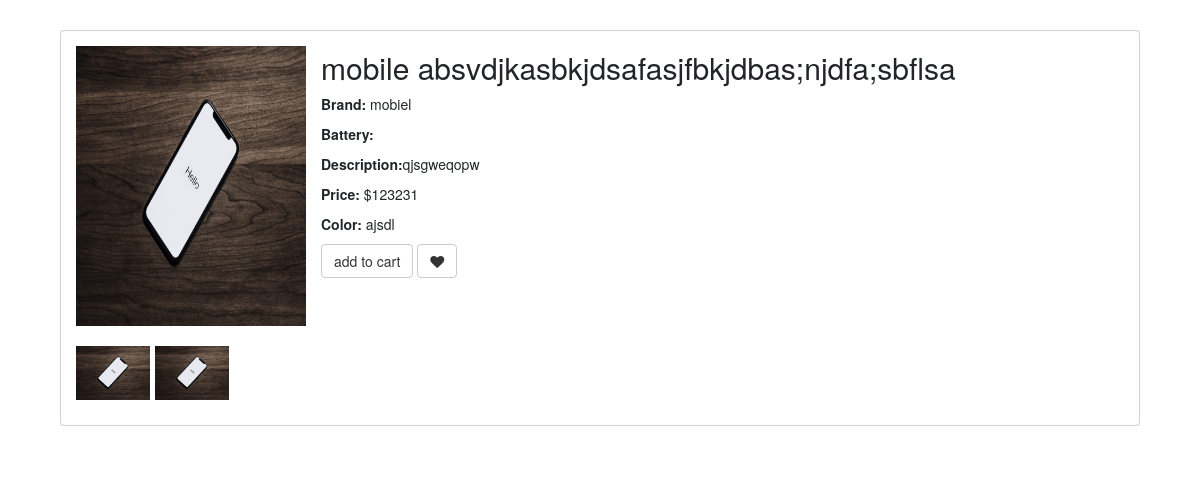
Page /app2/mobile/3/ on the committed database.
### app2/models.py (models this page shows, shortened)
class Product(models.Model):
    user = models.ForeignKey(CustomUser, on_delete=models.CASCADE, null=True)
    name = models.CharField(max_length=255, null=True)
    product_name = models.CharField(max_length=255, null=True)
    brand_name = models.CharField(max_length=255, null=True)
    price = models.CharField(max_length=255, null=True)
    image1 = models.ImageField(upload_to='sample/', null=True, blank=True, max_length=255)
    image2 = models.ImageField(upload_to='sample/', null=True, blank=True, max_length=255)
    image3 = models.ImageField(upload_to='sample/', null=True, blank=True, max_length=255)
    description = models.TextField(max_length=255, null=True)
    category = models.CharField(max_length=255, null=True)
    stock = models.PositiveIntegerField(max_length=255, default=0)

class ProductMobile(models.Model):
    product = models.ForeignKey(Product, on_delete=models.CASCADE, null=True)
    wireless = models.CharField(max_length=255, null=True)
    m_os = models.CharField(max_length=255, null=True)
    cellular = models.CharField(max_length=255, null=True)
    memory = models.CharField(max_length=255, null=True)
    connectivity = models.CharField(max_length=255, null=True)
    m_screen = models.CharField(max_length=255, null=True)
    wireless_network_technology = models.CharField(max_length=255, null=True)
    color= models.CharField(max_length=255,null=True)
    ram = models.TextField(max_length=255, null=True)
    processor = models.CharField(max_length=255, null=True)
    camrear = models.CharField(max_length=255, null=True)
    camfront = models.CharField(max_length=255, null=True)

### app2/views.py (the view)
# urls.py: path('mobile/<int:product_id>/', views.mobile_details, name='mobile_details'),
def mobile_details(request,product_id):
    product = Product.objects.filter(id=product_id)
    mobile = ProductMobile.objects.get(product_id=product_id)
    return render(request,'details/mobile.html',{'product':product,'mobile':mobile})

### template/details/mobile.html (shortened to what this page needs)
{% load static %}
<!DOCTYPE html>
<html lang="en">
  <head>
    <link
      href="https://cdn.jsdelivr.net/npm/bootstrap@5.3.1/dist/css/bootstrap.min.css"
      rel="stylesheet"
    />
    <link
      href="//maxcdn.bootstrapcdn.com/bootstrap/3.3.0/css/bootstrap.min.css"
      rel="stylesheet"
      id="bootstrap-css"
    />
    <link
      href="https://maxcdn.bootstrapcdn.com/font-awesome/4.7.0/css/font-awesome.min.css"
      rel="stylesheet"
    />
  </head>
  <body>
    <div class="container p-5">
      {% for product in product %}
      <div class="card">
        <div class="d-flex flex-row">
          <div class="image-and-subImg d-flex flex-column p-4">
            <div class="main-image">
              <img src="{{ product.image1.url }}" alt="" />
            </div>
            <div class="sub-images gap-2 d-flex flex-row">
              <div class="product-sub-image">
                <img src="{{ product.image3.url }}" alt="" />
              </div>
              <div class="product-sub-image">
                <img src="{{ product.image3.url }}" alt="" />
              </div>
            </div>
          </div>
          <div class="description h-100">
            <div class="product-details">
              <h2>{{ product.product_name }}</h2>
              <p><strong>Brand:</strong> {{ product.brand_name }}</p>
              <p><strong>Battery:</strong> {{ mobile.battery }}</p>
              <p><strong>Description:</strong>{{product.description}}</p>
              <p><strong>Price:</strong> ${{ product.price }}</p>
              <p><strong>Color:</strong> {{ mobile.color }}</p>
            </div>
            <a href="{% url 'addtocart' product.id %}">
            <button class="add-to-cart btn btn-default" type="button">
              add to cart
            </button>
          </a>
            <button class="like btn btn-default" type="button">
              <span class="fa fa-heart"></span>
            </button>
          </div>
        </div>
      </div>
      {% endfor %}
    </div>
  </body>
</html>

### template/details/mobile.html (style rules this page uses)
.image-and-subImg { width: fit-content; }
.main-image > img { width: 230px; height: 280px; background-size: cover; }
.sub-images { margin-top: 10px; width: max-content; }
.product-sub-image >img { object-fit: contain; width: 74px; height: 74px; }

### rows in the picture
Product: image1 (picture), image3 (picture), product_name "mobile absvdjkasbkjdsafasjfbkjdbas;njdfa;sbflsa", brand_name "mobiel", description "qjsgweqopw", price "123231"
ProductMobile: color "ajsdl"
